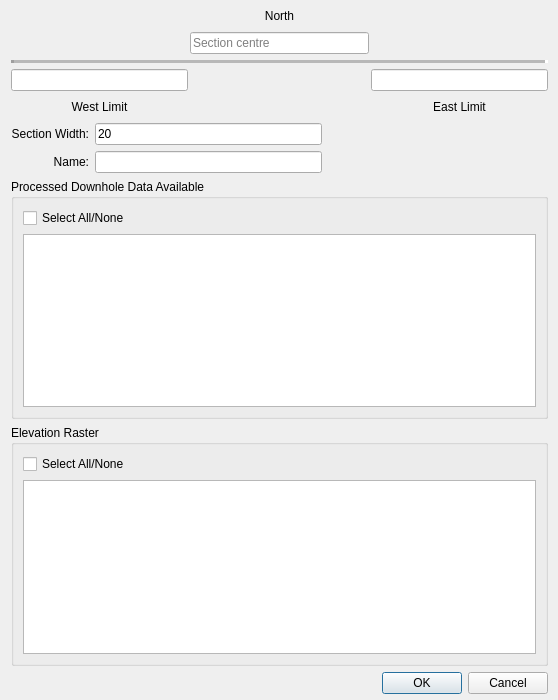
<?xml version="1.0" encoding="UTF-8"?>
<ui version="4.0">
 <class>Dialog</class>
 <widget class="QDialog" name="Dialog">
  <property name="geometry">
   <rect>
    <x>0</x>
    <y>0</y>
    <width>558</width>
    <height>700</height>
   </rect>
  </property>
  <property name="windowTitle">
   <string>Create Orthogonal Section</string>
  </property>
  <layout class="QVBoxLayout" name="verticalLayout">
   <property name="spacing">
    <number>6</number>
   </property>
   <property name="topMargin">
    <number>6</number>
   </property>
   <property name="rightMargin">
    <number>10</number>
   </property>
   <property name="bottomMargin">
    <number>6</number>
   </property>
   <item>
    <layout class="QGridLayout" name="gridLayout_2">
     <item row="1" column="2">
      <spacer name="horizontalSpacer_2">
       <property name="orientation">
        <enum>Qt::Horizontal</enum>
       </property>
       <property name="sizeHint" stdset="0">
        <size>
         <width>40</width>
         <height>20</height>
        </size>
       </property>
      </spacer>
     </item>
     <item row="1" column="0">
      <spacer name="horizontalSpacer">
       <property name="orientation">
        <enum>Qt::Horizontal</enum>
       </property>
       <property name="sizeHint" stdset="0">
        <size>
         <width>40</width>
         <height>20</height>
        </size>
       </property>
      </spacer>
     </item>
     <item row="1" column="1">
      <widget class="QLineEdit" name="leCenter">
       <property name="placeholderText">
        <string>Section centre</string>
       </property>
      </widget>
     </item>
     <item row="0" column="1">
      <widget class="QLabel" name="lCenter">
       <property name="text">
        <string>North</string>
       </property>
       <property name="alignment">
        <set>Qt::AlignCenter</set>
       </property>
      </widget>
     </item>
     <item row="0" column="2">
      <spacer name="horizontalSpacer_3">
       <property name="orientation">
        <enum>Qt::Horizontal</enum>
       </property>
       <property name="sizeHint" stdset="0">
        <size>
         <width>40</width>
         <height>20</height>
        </size>
       </property>
      </spacer>
     </item>
     <item row="0" column="0">
      <spacer name="horizontalSpacer_4">
       <property name="orientation">
        <enum>Qt::Horizontal</enum>
       </property>
       <property name="sizeHint" stdset="0">
        <size>
         <width>40</width>
         <height>20</height>
        </size>
       </property>
      </spacer>
     </item>
    </layout>
   </item>
   <item>
    <widget class="Line" name="line">
     <property name="font">
      <font>
       <pointsize>8</pointsize>
      </font>
     </property>
     <property name="lineWidth">
      <number>3</number>
     </property>
     <property name="midLineWidth">
      <number>3</number>
     </property>
     <property name="orientation">
      <enum>Qt::Horizontal</enum>
     </property>
    </widget>
   </item>
   <item>
    <layout class="QGridLayout" name="gridLayout">
     <item row="0" column="1">
      <spacer name="horizontalSpacer_5">
       <property name="orientation">
        <enum>Qt::Horizontal</enum>
       </property>
       <property name="sizeHint" stdset="0">
        <size>
         <width>40</width>
         <height>20</height>
        </size>
       </property>
      </spacer>
     </item>
     <item row="0" column="0">
      <widget class="QLineEdit" name="leLimitMin"/>
     </item>
     <item row="0" column="2">
      <widget class="QLineEdit" name="leLimitMax"/>
     </item>
     <item row="1" column="0">
      <widget class="QLabel" name="lLimitMin">
       <property name="text">
        <string>West Limit</string>
       </property>
       <property name="alignment">
        <set>Qt::AlignCenter</set>
       </property>
      </widget>
     </item>
     <item row="1" column="1">
      <spacer name="horizontalSpacer_6">
       <property name="orientation">
        <enum>Qt::Horizontal</enum>
       </property>
       <property name="sizeHint" stdset="0">
        <size>
         <width>40</width>
         <height>20</height>
        </size>
       </property>
      </spacer>
     </item>
     <item row="1" column="2">
      <widget class="QLabel" name="lLimitMax">
       <property name="text">
        <string>East Limit</string>
       </property>
       <property name="alignment">
        <set>Qt::AlignCenter</set>
       </property>
      </widget>
     </item>
    </layout>
   </item>
   <item>
    <layout class="QGridLayout" name="gridLayout_3">
     <item row="0" column="0">
      <widget class="QLabel" name="label">
       <property name="text">
        <string>Section Width:</string>
       </property>
       <property name="alignment">
        <set>Qt::AlignRight|Qt::AlignTrailing|Qt::AlignVCenter</set>
       </property>
      </widget>
     </item>
     <item row="0" column="2">
      <spacer name="horizontalSpacer_7">
       <property name="orientation">
        <enum>Qt::Horizontal</enum>
       </property>
       <property name="sizeHint" stdset="0">
        <size>
         <width>40</width>
         <height>20</height>
        </size>
       </property>
      </spacer>
     </item>
     <item row="0" column="1">
      <widget class="QLineEdit" name="leSectionWidth">
       <property name="text">
        <string>20</string>
       </property>
       <property name="placeholderText">
        <string>Total width of the section</string>
       </property>
      </widget>
     </item>
     <item row="1" column="0">
      <widget class="QLabel" name="label_2">
       <property name="text">
        <string>Name:</string>
       </property>
       <property name="alignment">
        <set>Qt::AlignRight|Qt::AlignTrailing|Qt::AlignVCenter</set>
       </property>
      </widget>
     </item>
     <item row="1" column="1">
      <widget class="QLineEdit" name="leName"/>
     </item>
     <item row="1" column="2">
      <spacer name="horizontalSpacer_8">
       <property name="orientation">
        <enum>Qt::Horizontal</enum>
       </property>
       <property name="sizeHint" stdset="0">
        <size>
         <width>40</width>
         <height>20</height>
        </size>
       </property>
      </spacer>
     </item>
    </layout>
   </item>
   <item>
    <widget class="QGroupBox" name="groupBox">
     <property name="sizePolicy">
      <sizepolicy hsizetype="Preferred" vsizetype="Expanding">
       <horstretch>0</horstretch>
       <verstretch>0</verstretch>
      </sizepolicy>
     </property>
     <property name="title">
      <string>Processed Downhole Data Available</string>
     </property>
     <layout class="QVBoxLayout" name="verticalLayout_2">
      <item>
       <widget class="QCheckBox" name="checkSelectAllLayers">
        <property name="text">
         <string>Select All/None</string>
        </property>
       </widget>
      </item>
      <item>
       <widget class="QListWidget" name="listLayers">
        <property name="selectionMode">
         <enum>QAbstractItemView::MultiSelection</enum>
        </property>
       </widget>
      </item>
     </layout>
    </widget>
   </item>
   <item>
    <widget class="QGroupBox" name="groupBox_2">
     <property name="minimumSize">
      <size>
       <width>0</width>
       <height>0</height>
      </size>
     </property>
     <property name="title">
      <string>Elevation Raster</string>
     </property>
     <layout class="QVBoxLayout" name="verticalLayout_3">
      <item>
       <widget class="QCheckBox" name="checkSelectAllElevation">
        <property name="text">
         <string>Select All/None</string>
        </property>
       </widget>
      </item>
      <item>
       <widget class="QListWidget" name="listElevation"/>
      </item>
     </layout>
    </widget>
   </item>
   <item>
    <widget class="QDialogButtonBox" name="buttonBox">
     <property name="orientation">
      <enum>Qt::Horizontal</enum>
     </property>
     <property name="standardButtons">
      <set>QDialogButtonBox::Cancel|QDialogButtonBox::Ok</set>
     </property>
    </widget>
   </item>
  </layout>
 </widget>
 <resources/>
 <connections>
  <connection>
   <sender>buttonBox</sender>
   <signal>accepted()</signal>
   <receiver>Dialog</receiver>
   <slot>accept()</slot>
   <hints>
    <hint type="sourcelabel">
     <x>248</x>
     <y>254</y>
    </hint>
    <hint type="destinationlabel">
     <x>157</x>
     <y>274</y>
    </hint>
   </hints>
  </connection>
  <connection>
   <sender>buttonBox</sender>
   <signal>rejected()</signal>
   <receiver>Dialog</receiver>
   <slot>reject()</slot>
   <hints>
    <hint type="sourcelabel">
     <x>316</x>
     <y>260</y>
    </hint>
    <hint type="destinationlabel">
     <x>286</x>
     <y>274</y>
    </hint>
   </hints>
  </connection>
 </connections>
</ui>
